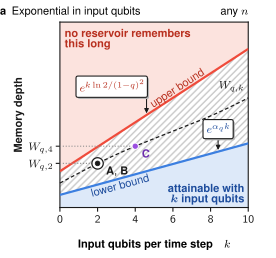

Source code (Python):
"""Fig. 3, panel a (matplotlib): the memory limit versus the number k of input qubits (schematic).
The limit W_{q,k} (dashed) lies between the two bounds of Theorem 1, two exponentials in k, for every size n. Above the
upper bound no reservoir remembers (red); below the lower bound every memory depth is attainable (blue). The reservoirs
of panel b sit on the limit: A and B (n = 10 and 100, k = 2) at the same point W_{q,2}, C (k = 4) at W_{q,4}; the two
levels are the ones marked on the time axis of panel b. The axes carry no other numbers: the curves show the form of
the bounds, not their constants.

Geometry (inches): the panel is 2.756 wide (the left 7.00 cm of the 7.05 in figure) and 2.579 high (6.55 cm). The
x axis sits at the height of the time axis of panel b (1.27 cm), and the title and the axis label share their
baselines with panel b; fig3.tex places this PDF at the top left of the figure."""
import sys; sys.path.insert(0, ".")
from figstyle import *
import numpy as np
import matplotlib.patheffects as pe
setup()

W, H = 7.00 / 2.54, 6.55 / 2.54
X0, Y0 = 0.60, 1.27 / 2.54                 # axes origin (in): room for the y label and the two level labels
AW, AH = W - X0 - 0.27, H - 0.22 - Y0      # right margin for W_{q,k}, top margin for the title
fig = figure(W, H)
ax = add_axes(fig, X0, Y0, AW, AH)

kmax = 10.0
k = np.linspace(0, kmax, 400)
c1, c2 = 0.40, 0.95                         # schematic rates of the lower and upper bound (slopes on the log scale)
lo = lambda x: 0.8 * np.exp(c1 * x)
hi = lambda x: 5.0 * np.exp(c2 * x)
Wk = lambda x: 2.0 * np.exp(0.5 * (c1 + c2) * x + 0.20 * np.sin(0.55 * x))
bot, top = 0.30, hi(kmax) * 8
ax.set_yscale("log"); ax.set_xlim(0, kmax); ax.set_ylim(bot, top)

# regions: unreachable (red), attainable (blue), the band of the limit (hatched)
ax.fill_between(k, hi(k), top, color=RED_FILL, lw=0, zorder=0)
ax.fill_between(k, bot, lo(k), color=BLUE_FILL, lw=0, zorder=0)
ax.fill_between(k, lo(k), hi(k), facecolor="none", edgecolor="#C8C8C8", hatch="/////", lw=0, zorder=0)
ax.plot(k, hi(k), color=RED, lw=1.6, zorder=3, solid_capstyle="butt")
ax.plot(k, lo(k), color=BLUE, lw=1.6, zorder=3, solid_capstyle="butt")
ax.plot(k, Wk(k), color=INK, lw=0.9, ls=(0, (3, 2)), zorder=3)


def along(f, x, s, color, side=+1, gap=4.6):
    """Label s set along the curve y = f(x), centred at x, on one side of the curve (side = +1 above, -1 below);
    gap is the distance (pt) from the curve to the centre line of the text."""
    p1, p0, p2 = ax.transData.transform([(x - 0.4, f(x - 0.4)), (x, f(x)), (x + 0.4, f(x + 0.4))])
    a = np.arctan2(p2[1] - p1[1], p2[0] - p1[0])
    d = side * gap * fig.dpi / 72
    q = p0 + d * np.array([-np.sin(a), np.cos(a)])
    xq, yq = ax.transData.inverted().transform(q)
    return label(ax, xq, yq, s, color=color, rotation=np.degrees(a), rotation_mode="anchor", ha="center",
                 va="center_baseline", zorder=5)


along(hi, 6.4, "upper bound", RED_DARK, side=+1)
along(lo, 3.1, "lower bound", BLUE_DARK, side=-1)

# region names, in the corners of the two regions
label(ax, 0.25, top / 1.7, "no reservoir remembers\nthis long", color=RED_DARK, bold=True, ha="left", va="top",
      zorder=5, linespacing=1.15)
label(ax, kmax - 0.2, bot * 1.25, "attainable with\n" + r"$\bm k$ input qubits", color=BLUE_DARK, bold=True,
      ha="right", va="bottom", zorder=5, linespacing=1.15)


def box(s, xy, xytext, color, conn):
    """Formula in a white box with a drop shadow and an arrow to the curve (style of the legend boxes)."""
    t = ax.annotate(s, xy=xy, xytext=xytext, color=color, fontsize=FS, ha="center", va="center", zorder=7,
                    bbox=dict(boxstyle="round,pad=0.32,rounding_size=0.18", fc="white", ec=INK, lw=0.8),
                    arrowprops=dict(arrowstyle="-|>", color=INK, lw=0.75, shrinkA=0, shrinkB=1.2, mutation_scale=6.5,
                                    connectionstyle=conn))
    t.get_bbox_patch().set_path_effects([pe.SimplePatchShadow(offset=(1.2, -1.2), shadow_rgbFace="#B5B5B5",
                                                              alpha=1.0), pe.Normal()])
    return t


box(r"$e^{k\ln 2/(1-q)^2}$", (4.6, hi(4.6)), (2.75, 10 ** 3.55), RED_DARK, "angle,angleA=0,angleB=90,rad=0")
box(r"$e^{\alpha_q k}$", (8.4, lo(8.4)), (8.4, 10 ** 2.12), BLUE_DARK, "arc3,rad=0")

# the reservoirs of panel b on the limit: A and B (k = 2) at the same point, C (k = 4) higher; dotted guides to the
# levels W_{q,2} and W_{q,4}, which panel b marks on its time axis
for kk in (2, 4):
    ax.plot([0, kk], [Wk(kk), Wk(kk)], ls=(0, (1, 1.6)), lw=0.8, color=GREY, zorder=4)
ax.plot(2, Wk(2), "o", ms=8.2, mfc="white", mec=INK, mew=0.9, zorder=8)
ax.plot(2, Wk(2), "o", ms=3.4, mfc=INK, mec=INK, mew=0.6, zorder=9)
ax.plot(4, Wk(4), "o", ms=4.6, mfc=PURPLE, mec="white", mew=0.7, zorder=9)
label(ax, 2.45, Wk(2) / 1.9, r"\textbf{A}, \textbf{B}", ha="left", va="center", zorder=9)
label(ax, 4.35, Wk(4) / 1.9, r"\textbf{C}", color=PURPLE_DARK, ha="left", va="center", zorder=9)
label(ax, 9.75, Wk(9.75) * 1.9, r"$W_{q,k}$", ha="right", va="bottom", zorder=9)

ax.minorticks_off(); ax.grid(False)
ax.set_yticks([Wk(2), Wk(4)]); ax.set_yticklabels([r"$W_{q,2}$", r"$W_{q,4}$"])
ax.set_xticks([0, 2, 4, 6, 8, 10])
ax.set_ylabel(r"\textbf{Memory depth}", labelpad=3)
# x label and title share their baselines with panel b (0.25 cm above the bottom, 10.4 bp below the top)
fig.text((X0 + AW / 2) / W, (0.25 / 2.54) / H, r"\textbf{Input qubits per time step}\quad $k$", fontsize=FS,
         ha="center", va="baseline")
fig.text(0.0, (H - 10.4 / 72) / H, r"\textbf{a}\enspace Exponential in input qubits", fontsize=FS, ha="left",
         va="baseline")
fig.text((X0 + AW) / W, (H - 10.4 / 72) / H, r"any $n$", fontsize=FS, ha="right", va="baseline")
save(fig, "fig3a.pdf")
print("panel a done")
